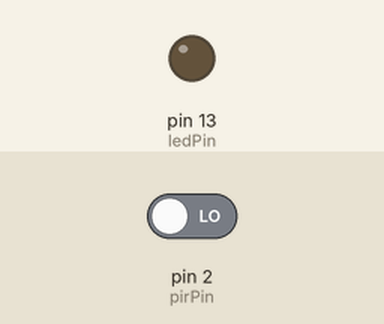
Bench run of a sketch on a simulated Arduino Uno, built with avr-gcc and run on an emulated ATmega328P. Parts: output pins drawn as LEDs (lit = HIGH). The inputs (shaded band) are chosen by the test bench; at power-on: pin 2 (pirPin) LOW.

Above: at 1.2 s.
1.3 s: pin 2 (pirPin) driven HIGH
At 2.4 s:
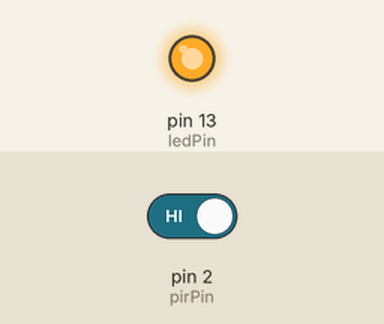
2.8 s: pin 2 (pirPin) driven LOW
At 3.5 s:
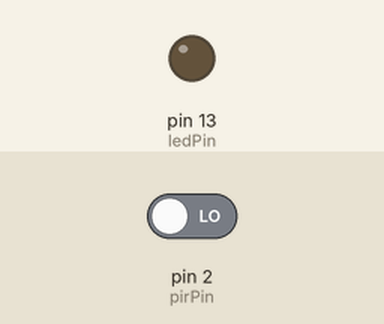
Timing chart, 0 to 5.8 s (numbered marks = the images above; inputs shaded):
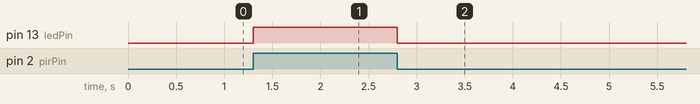

The sketch:

pir_led.ino
```cpp
int pirPin = 2;
int ledPin = 13;

void setup() {
  pinMode(pirPin, INPUT);
  pinMode(ledPin, OUTPUT);
}

void loop() {
  if (digitalRead(pirPin) == HIGH) {
    digitalWrite(ledPin, HIGH);
  } else {
    digitalWrite(ledPin, LOW);
  }
}
```

Measured:
- after the input at 1.3 s, pin 13 (ledPin): LOW → HIGH at once
- after the input at 2.8 s, pin 13 (ledPin): HIGH → LOW at once
